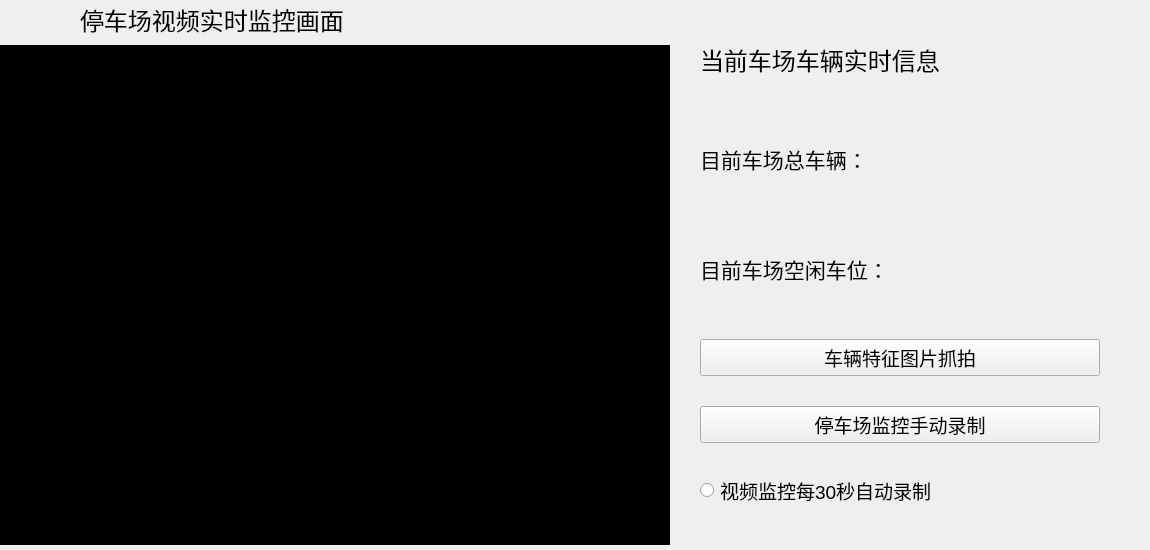
<?xml version="1.0" encoding="UTF-8"?>
<ui version="4.0">
 <class>Main_Inmanage</class>
 <widget class="QWidget" name="Main_Inmanage">
  <property name="geometry">
   <rect>
    <x>0</x>
    <y>0</y>
    <width>1150</width>
    <height>550</height>
   </rect>
  </property>
  <property name="minimumSize">
   <size>
    <width>1150</width>
    <height>550</height>
   </size>
  </property>
  <property name="maximumSize">
   <size>
    <width>1150</width>
    <height>550</height>
   </size>
  </property>
  <property name="windowTitle">
   <string>Main_Inmanage</string>
  </property>
  <widget class="QLabel" name="video_label">
   <property name="geometry">
    <rect>
     <x>0</x>
     <y>45</y>
     <width>670</width>
     <height>500</height>
    </rect>
   </property>
   <property name="styleSheet">
    <string notr="true">background-color: rgb(0, 0, 0);</string>
   </property>
   <property name="text">
    <string/>
   </property>
  </widget>
  <widget class="QLabel" name="label">
   <property name="geometry">
    <rect>
     <x>80</x>
     <y>2</y>
     <width>300</width>
     <height>35</height>
    </rect>
   </property>
   <property name="font">
    <font>
     <pointsize>18</pointsize>
    </font>
   </property>
   <property name="text">
    <string>停车场视频实时监控画面</string>
   </property>
  </widget>
  <widget class="QWidget" name="widget" native="true">
   <property name="geometry">
    <rect>
     <x>700</x>
     <y>5</y>
     <width>400</width>
     <height>530</height>
    </rect>
   </property>
   <layout class="QGridLayout" name="gridLayout">
    <item row="0" column="0">
     <widget class="QLabel" name="carInfo_label">
      <property name="maximumSize">
       <size>
        <width>16777215</width>
        <height>60</height>
       </size>
      </property>
      <property name="font">
       <font>
        <pointsize>18</pointsize>
       </font>
      </property>
      <property name="text">
       <string>当前车场车辆实时信息</string>
      </property>
     </widget>
    </item>
    <item row="1" column="0">
     <widget class="QLabel" name="carTotal_label">
      <property name="maximumSize">
       <size>
        <width>16777215</width>
        <height>80</height>
       </size>
      </property>
      <property name="font">
       <font>
        <pointsize>16</pointsize>
       </font>
      </property>
      <property name="text">
       <string>目前车场总车辆：</string>
      </property>
     </widget>
    </item>
    <item row="2" column="0">
     <widget class="QLabel" name="freePark_label">
      <property name="maximumSize">
       <size>
        <width>16777215</width>
        <height>80</height>
       </size>
      </property>
      <property name="font">
       <font>
        <pointsize>16</pointsize>
       </font>
      </property>
      <property name="text">
       <string>目前车场空闲车位：</string>
      </property>
     </widget>
    </item>
    <item row="3" column="0">
     <widget class="QPushButton" name="snap_btn">
      <property name="font">
       <font>
        <pointsize>14</pointsize>
       </font>
      </property>
      <property name="text">
       <string>车辆特征图片抓拍</string>
      </property>
     </widget>
    </item>
    <item row="4" column="0">
     <widget class="QPushButton" name="record_btn">
      <property name="font">
       <font>
        <pointsize>14</pointsize>
       </font>
      </property>
      <property name="text">
       <string>停车场监控手动录制</string>
      </property>
     </widget>
    </item>
    <item row="5" column="0">
     <widget class="QRadioButton" name="auto_btn">
      <property name="font">
       <font>
        <pointsize>14</pointsize>
       </font>
      </property>
      <property name="text">
       <string>视频监控每30秒自动录制</string>
      </property>
     </widget>
    </item>
   </layout>
  </widget>
 </widget>
 <resources/>
 <connections/>
</ui>
